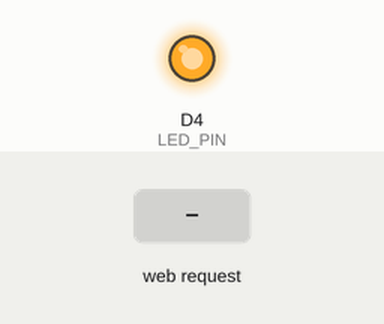
Recording of a sketch running on a simulated ESP8266 (NodeMCU). On the bench: output pins drawn as LEDs (lit = HIGH). Inputs (shaded band) come from the test bench. WiFi joins after 1.5 s; servers stay silent unless stated; what the sketch prints to the serial monitor is not drawn.

Above: at 2.7 s.
2.8 s: HTTP request GET /led/1 received
At 3.3 s:
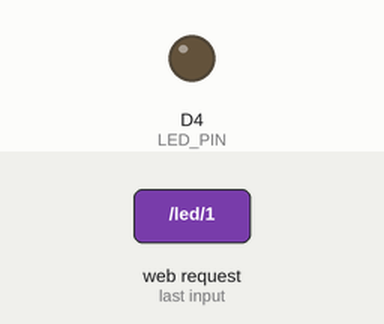
4.3 s: HTTP request GET /led/0 received
At 5.7 s:
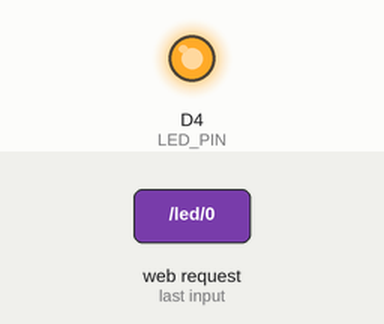
Timing chart, 0 to 7.3 s (numbered marks = the images above; inputs shaded):
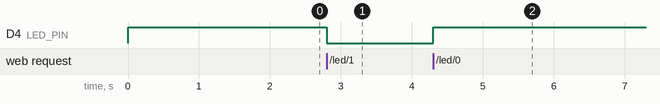

Measured:
- after the input at 2.8 s, D4 (LED_PIN): HIGH → LOW at once
- after the input at 4.3 s, D4 (LED_PIN): LOW → HIGH at once

The sketch:

node1.ino
```cpp
#include <ESP8266WiFi.h>
//#include "pins_arduino.h"
//////////////////////
// WiFi Definitions //
//////////////////////
// this esp's ap credentials
const char AP_NAME[] = "espnode";
const char WiFiAPPSK[] = "security123";
// other esp ap credentials
const char *ssid = "espnode2";
const char *password = "security123";

int wifiStatus;
IPAddress ip(6,6,6,1);                // this node's ap ip
IPAddress gateway(6,6,6,1);           // this node's ap default router
IPAddress sta_ip(6,6,6,130);          // this node's station ip
IPAddress sta_gateway(6,6,6,129);     // this node's station default router
IPAddress subnet(255,255,255,128);    // subnet mask, this node's ap subnet addres: 6.6.6.0, broadcast: 6.6.6.127
WiFiServer server(80);

/////////////////////
// Pin Definitions //
/////////////////////
const int LED_PIN = D4; // ESP's onboard, green LED
const int ANALOG_PIN = A0; // The only analog pin on the ESP
const int DIGITAL_PIN = D3; // Digital pin to be read

void setup()
{
  initHardware();
  setupWiFi();
  server.begin();
}

void loop()
{
  // Check if a client has connected
  WiFiClient client = server.available();
  if (!client) {
    return;
  }

  // Read the first line of the request
  String req = client.readStringUntil('\r');
  Serial.println(req);
  client.flush();

  // Match the request
  int val = -1; // We'll use 'val' to keep track of both the
                // request type (read/set) and value if set.
  if (req.indexOf("/led/0") != -1)
    val = 1; // Will write LED high
  else if (req.indexOf("/led/1") != -1)
    val = 0; // Will write LED low
  else if (req.indexOf("/read") != -1)
    val = -2; // Will print pin reads
  // Otherwise request will be invalid. We'll say as much in HTML

  // Set GPIO5 according to the request
  if (val >= 0)
    digitalWrite(LED_PIN, val);

  client.flush();

  // Prepare the response. Start with the common header:
  String s = "HTTP/1.1 200 OK\r\n";
  s += "Content-Type: text/html\r\n\r\n";
  s += "<!DOCTYPE HTML>\r\n<html>\r\n";
  // If we're setting the LED, print out a message saying we did
  if (val >= 0)
  {
    s += "LED is now ";
    s += (val)?"off":"on";
  }
  else if (val == -2)
  { // If we're reading pins, print out those values:
    s += "Analog Pin = ";
    s += String(analogRead(ANALOG_PIN));
    s += "<br>"; // Go to the next line.
    s += "Digital Pin 3 = ";
    s += String(digitalRead(DIGITAL_PIN));
  }
  else
  {
    s += "Invalid Request.<br> Try /led/1, /led/0, or /read.";
  }
  s += "</html>\n";

  // Send the response to the client
  client.print(s);
  delay(1);
  Serial.println("Client disonnected");

  // The client will actually be disconnected
  // when the function returns and 'client' object is detroyed
}

void setupWiFi()
{
  Serial.print("This device's MAC address is: ");
  Serial.println(WiFi.macAddress());

  WiFi.softAPConfig(ip, gateway, subnet);
  WiFi.softAP(AP_NAME, WiFiAPPSK, 6, 0);
  Serial.print("This AP's IP address is: ");
  Serial.println(WiFi.softAPIP());

  WiFi.begin(ssid, password);
  WiFi.config(sta_ip, sta_gateway, subnet);

  int linenum = 10, attempt = 1;
  while (WiFi.status() != WL_CONNECTED) {
      delay(500);
      if (attempt % linenum == 0) {
          Serial.println(".");
      }
      else {
          Serial.print(".");
      }
      attempt++;
  }
  wifiStatus = WiFi.status();
  if(wifiStatus == WL_CONNECTED){
      Serial.print("\nConnected - Your IP address is: ");
      Serial.println(WiFi.localIP());
  }
}

void initHardware()
{
  Serial.begin(115200);
  Serial.println();
  pinMode(DIGITAL_PIN, INPUT_PULLUP);
  pinMode(LED_PIN, OUTPUT);
  digitalWrite(LED_PIN, HIGH);//on Lolin ESP8266 v3 dev boards, the led is active low
  //delay(1000);
  // Don't need to set ANALOG_PIN as input,
  // that's all it can be.
}
```
